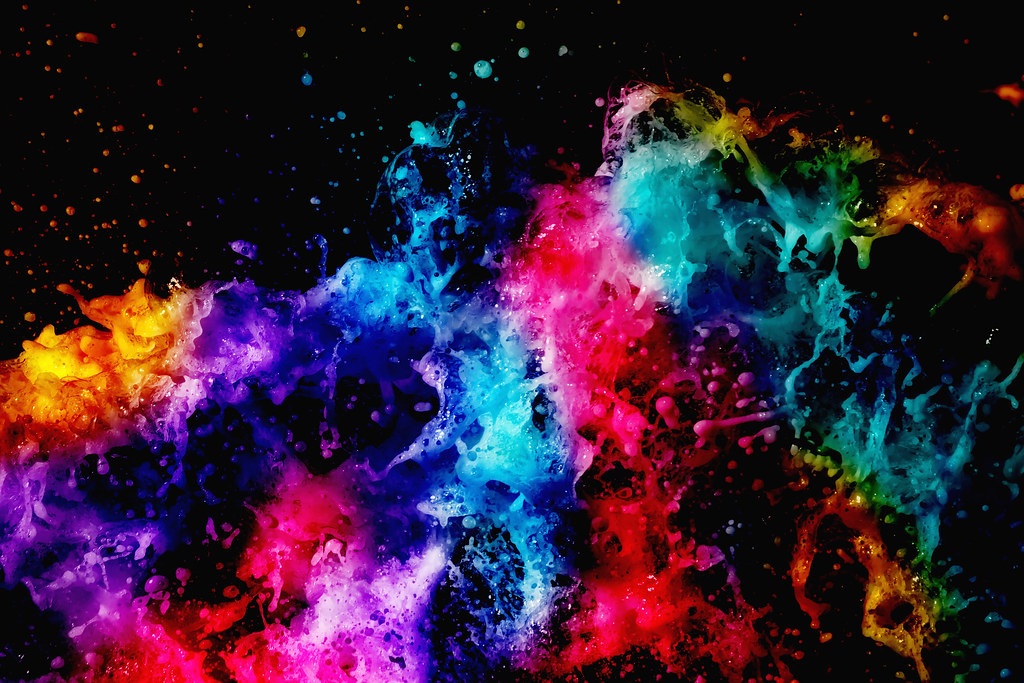
#> input picture Coursework/Clustering/splash.jpg, 1024 x 683 px
$ python clustering.py
#> lines starting #> are read from the running program, lines starting #| are printed output that depends on the picture
from sklearn.cluster import KMeans
import cv2
import numpy as np

image = cv2.imread('splash.jpg')
#> image is the input picture: shape (683, 1024, 3); mean B, G, R 55.3, 31.5, 54.2

# N x 3 matrix
px = image.reshape((-1, 3))
px = np.float32(px)

# Number of colors
clusters = 32
kmeans = KMeans(clusters)
kmeans.fit(px)

# Get clusters / new pixel colors
centers = kmeans.cluster_centers_
labels = kmeans.predict(px)

# Convert back to correct matrix shape
px2 = centers[labels]
px2 = np.array(px2, dtype=np.uint8)
image2 = px2.reshape(image.shape)
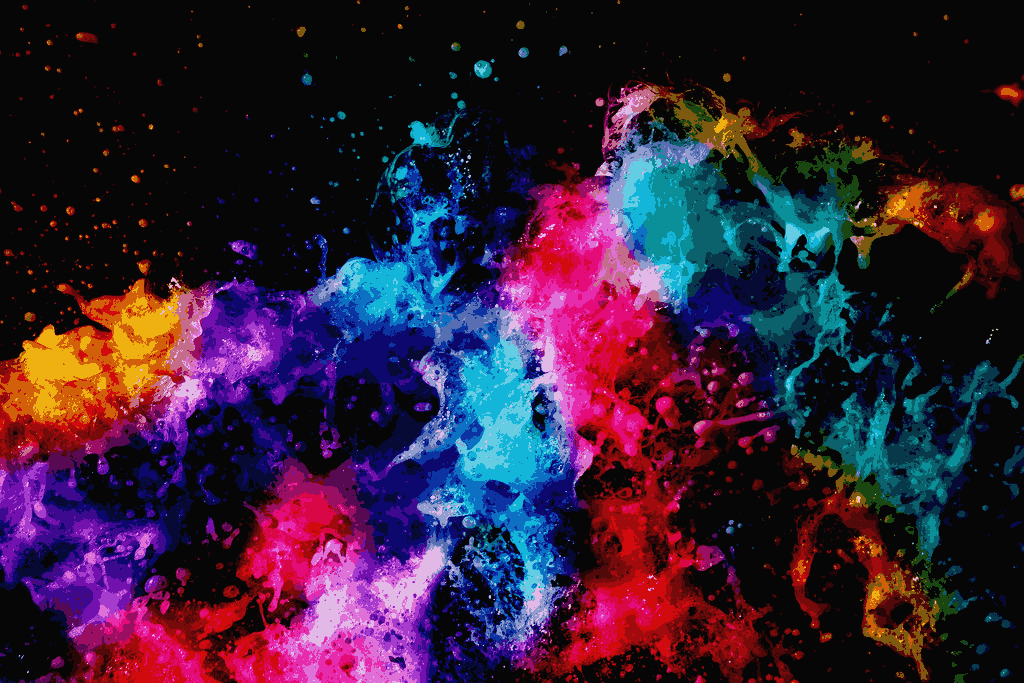
#> image2: shape (683, 1024, 3); mean B, G, R 54.7, 31.2, 53.8

# cv2.imwrite('clustered.jpg', image2)
cv2.imshow('orig', image)
cv2.imshow('clust', image2)
cv2.waitKey(0)
